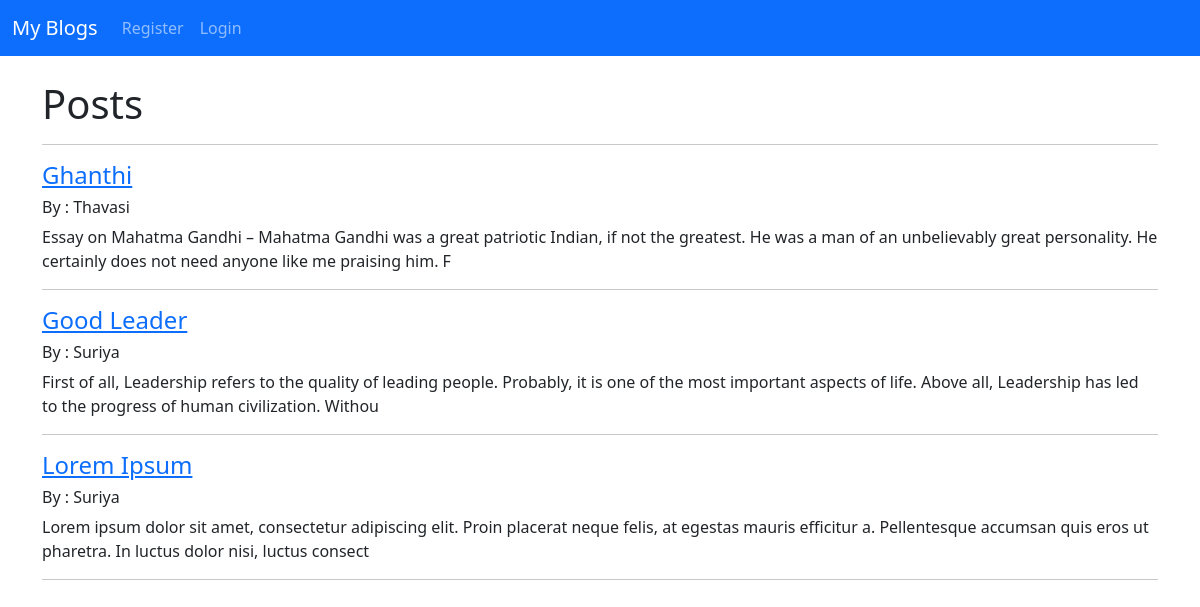
Before: / with the older database file.
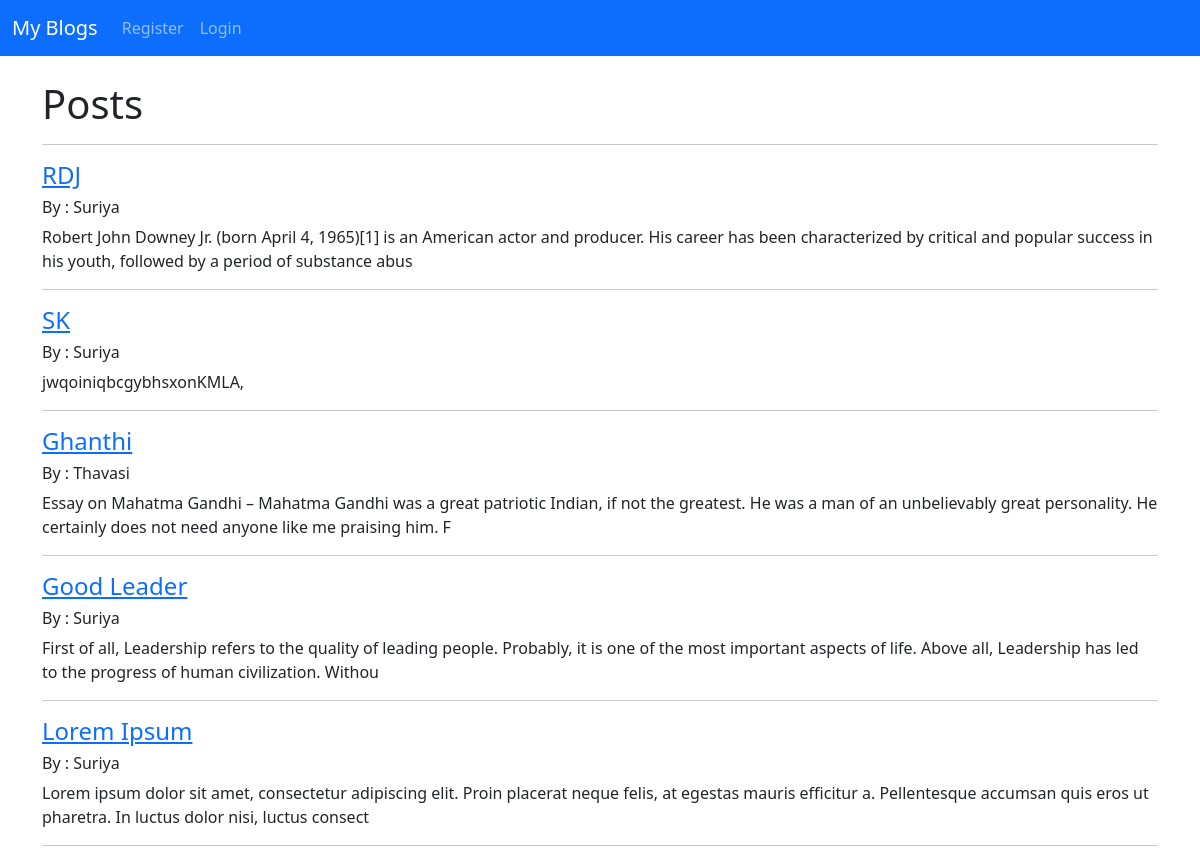
After: the same page with the newer database file.
### user/models.py (models this page shows, shortened)
class Post(models.Model):
    title=models.CharField(max_length=255)
    titleTag=models.CharField(max_length=255)
    author=models.ForeignKey(User,on_delete=models.CASCADE)
    category=models.TextField()
    body=models.TextField()
    post_date=models.DateField(auto_now_add=True)

### user/views.py (the view)
# urls.py: path('',BlogView.as_view(), name="home"),
class BlogView(ListView):
    model = Post
    template_name='home.html'
    ordering=['-post_date']

### user/templates/home.html (shortened to what this page needs)
{% extends 'base.html'%}
{% block content%}
<!DOCTYPE html>
<html>
<head>
</head>
<body>
	<h1>Posts</h1>
	<hr>
{% for post in object_list %}
		<a href="{% url 'article' post.pk%}">
			<h4>{{post.title}}</h4>
		</a>
		<h6>By :
		{{post.author}}
		</h6>
		{{post.body|slice:":200"|safe}}
<hr>
{% endfor %}
</body>
</html>
{% endblock %}

Changed rows visible on the page:
added Post: title "RDJ", author "Suriya", body "Robert John Downey Jr. (born April 4, 1965)[1] is an American actor and producer. His career has been characterized by critical and popular success in his youth, followed by a period of substance abus"
added Post: title "SK", author "Suriya", body "jwqoiniqbcgybhsxonKMLA,"
